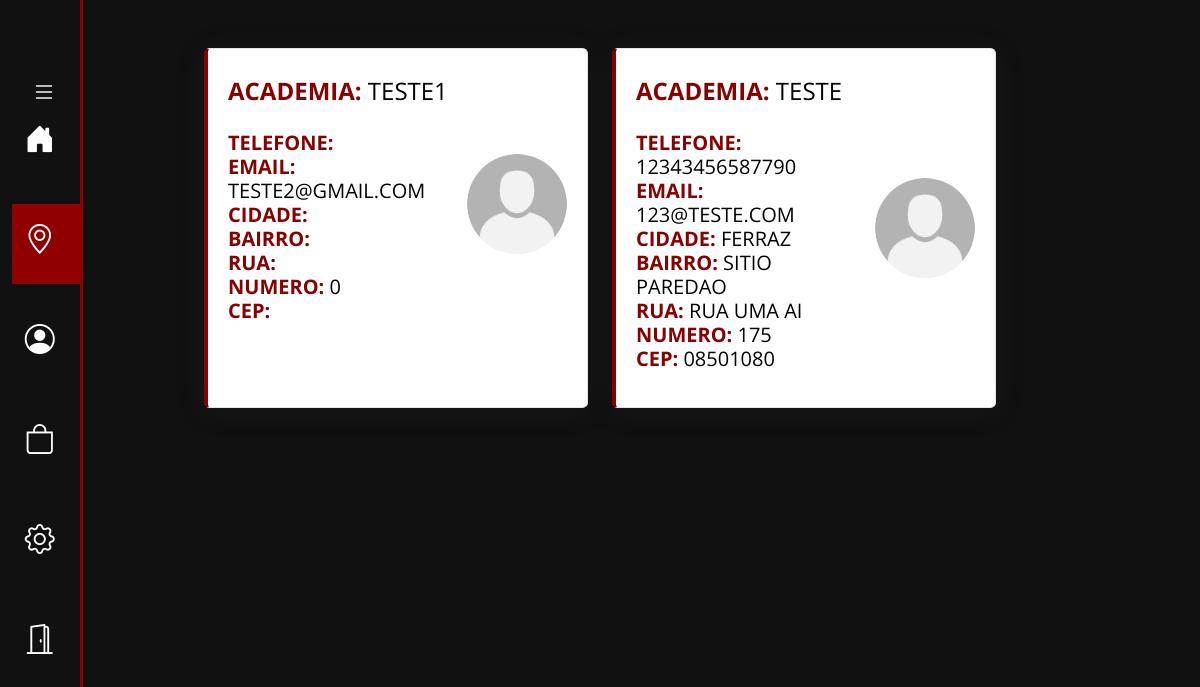
Page /usuario/academias.php (signed in) on the committed database.
### tables this page shows
CREATE TABLE `tbparceiro` (
  `nome` varchar(50) NOT NULL,
  `login` varchar(30) NOT NULL,
  `telefone` char(20) NOT NULL,
  `cpf_cnpj` varchar(20) NOT NULL,
  `cidade` varchar(80) NOT NULL,
  `bairro` varchar(80) NOT NULL,
  `rua` varchar(150) NOT NULL,
  `numero` int(11) NOT NULL,
  `cep` char(18) NOT NULL,
  `email` varchar(50) NOT NULL,
  `tipo` varchar(15) NOT NULL,
  `plano` int(11) NOT NULL,
  `senha` varchar(30) NOT NULL,
  `palavra_chave` varchar(30) NOT NULL
);

### usuario/academias.php (the view, shortened to what this page needs)
<html>
<head>
    <link rel="stylesheet" href="../css/sb-admin-2.css">
    <link rel="stylesheet" href="../css/Style5.css">
    <link rel="stylesheet" href="../css/style4.css">
    <link rel="stylesheet" href="https://cdn.jsdelivr.net/npm/bootstrap-icons@1.10.3/font/bootstrap-icons.css">
    <link rel="stylesheet" href="https://cdnjs.cloudflare.com/ajax/libs/font-awesome/6.0.0-beta3/css/all.min.css">
</head>
<body>
<nav class="menu-lateral">
<div class="btn-expandir">
    <i class="bi bi-list" id="btn-exp"></i>
</div>
<ul>
    <li class="item-menu">
        <a href="home.php">
            <span class="icon"><i class="bi bi-house-door-fill"></i></span>
        </a>
    </li>
    <li class="item-menu ativo">
        <a href="academias.php">
            <span class="icon"><i class="bi bi-geo-alt"></i></span>
        </a>
    </li>
    <li class="item-menu">
        <a href="conta_usuario.php">
            <span class="icon"><i class="bi bi-person-circle"></i></span>
        </a>
    </li>
    <li class="item-menu">
        <a href="../loja/loja.php">
            <span class="icon"><i class="bi bi-bag"></i></span>
        </a>
    </li>
    <li class="item-menu">
        <a href="#">
            <span class="icon"><i class="bi bi-gear"></i></span>
        </a>
    </li>
    <li class="item-menu">
        <a href="../fechar_sessao.php">
            <span class="icon"><i class="bi bi-door-open"></i></span>
        </a>
    </li>
</ul>
</nav>
        <br> <br>
<div class="row">
    <?php
$servername = "localhost";
$username = "root";
$password = "prof@etec";
$dbname = "alpha";
$conn = new mysqli($servername, $username, $password, $dbname);
$plano = $_SESSION['plano'];
$sql = "SELECT * FROM tbparceiro WHERE tipo = 'academia' AND plano = '$plano'";
$result = $conn->query($sql);
$academiasDoMesmoPlano = [];
if ($result->num_rows > 0) {
    while ($row = $result->fetch_assoc()) {
        $academiasDoMesmoPlano[] = $row;
    }
}
if (count($academiasDoMesmoPlano) > 0) {
    foreach ($academiasDoMesmoPlano as $academia) {
        echo "<div class='col-xl-4 col-md-6 mb-4'>
        <div class='card border-left-info shadow h-100 py-2'>
            <div class='card-body'>
                <div class='row no-gutters align-items-center'>
                    <div class='col mr-2'>
                        <div class='text-xs font-weight-bold text-info text-uppercase mb-1'>
                        <a href='' class='text-xs font-weight-bold text-info text-uppercase mb-1'><h4><b> Academia: <font color='black'></b>" . $academia['nome'] . "</font></h4></a><br>";
                        echo "<h5><b>Telefone: </b><font color='black'>" . $academia['telefone'] . "</font><br>";
                        echo "<b>Email: </b><font color='black'> " . $academia['email'] . "</font><br>";
                        echo "<b>Cidade: </b><font color='black'> " . $academia['cidade'] . "</font><br>";
                        echo "<b>Bairro: </b><font color='black'> " . $academia['bairro'] . "</font><br>";
                        echo "<b>Rua: </b><font color='black'> " . $academia['rua'] . "</font><br>";
                        echo "<b>Numero: </b><font color='black'> " . $academia['numero'] . "</font><br>";
                        echo "<b>Cep:</b> <font color='black'>" . $academia['cep'] . "</font><br></h5></div>";
        echo "<div class='row no-gutters align-items-center'>
            <div class='col-auto'>
                <div class='h5 mb-0 mr-3 font-weight-bold text-gray-800'>
                </div>
            </div>
        </div>
    </div>
    <div class='col-auto'>";
    $login = $academia['login'];
    $sql_imagem = "SELECT caminho FROM tbimagens_acad WHERE login = '$login'";
    $resultado_imagem = $conn->query($sql_imagem);
    if ($resultado_imagem->num_rows > 0) {
        $imagem = $resultado_imagem->fetch_assoc();
        $caminho_imagem = $imagem['caminho'];
        $caminho_modificado = str_replace("../../../", "../", $caminho_imagem);
        echo "<img src='$caminho_modificado' alt='Foto de perfil' class='img-fluid imagem-redonda' style='max-width: 100px;'>";
    } else {
        echo "<img src='../img/semfoto.png' alt='Foto de perfil' class='img-fluid imagem-redonda' style='max-width: 100px;'>";
    }
       echo"
    </div>
</div>
</div>
</div>
</div>";
    }
} else {
    echo "Nenhuma academia encontrada para este plano.";
}
?>
</body>
</html>

### css/Style5.css (style rules this page uses)
* { margin: 0; padding: 0; box-sizing: border-box; font-family: 'Open Sans', sans-serif; }
body { background-color: #111111; }
nav.menu-lateral { width: 80px; height: 100%; background-color: #111111; padding: 10vh 0 40px 1%; box-shadow: 3px 0 0 #910000; position: fixed; top: 0; left: 0; transition: .5s; z-index: 3; }
.btn-expandir { width: 100%; padding-left: 20px; }
.btn-expandir>i { color: #fff; font-size: 24px; cursor: pointer; }
ul { height: 100%; list-style-type: none; }
ul li.item-menu { transition: .2s; }
ul li.ativo { background-color: #910000; }
ul li.item-menu a { color: #fff; text-decoration: none; font-size: 20px; padding: 20px 4%; display: flex; margin-bottom: 20px; line-height: 40px; }
ul li.item-menu a .icon>i { font-size: 30px; margin-left: 10px; }

### css/style4.css (style rules this page uses)
* { margin: 0; padding: 0; box-sizing: border-box; }
body { font-family: 'Open Sans', sans-serif; }

### usuario/academias.php (style rules this page uses)
.imagem-redonda { border-radius: 50%; }

### rows in the picture
tbparceiro: email "TESTE2@GMAIL.COM", numero "0"
tbparceiro: telefone "12343456587790", email "123@TESTE.COM", cidade "FERRAZ", bairro "SITIO PAREDAO", rua "RUA UMA AI", numero "175", cep "08501080"
